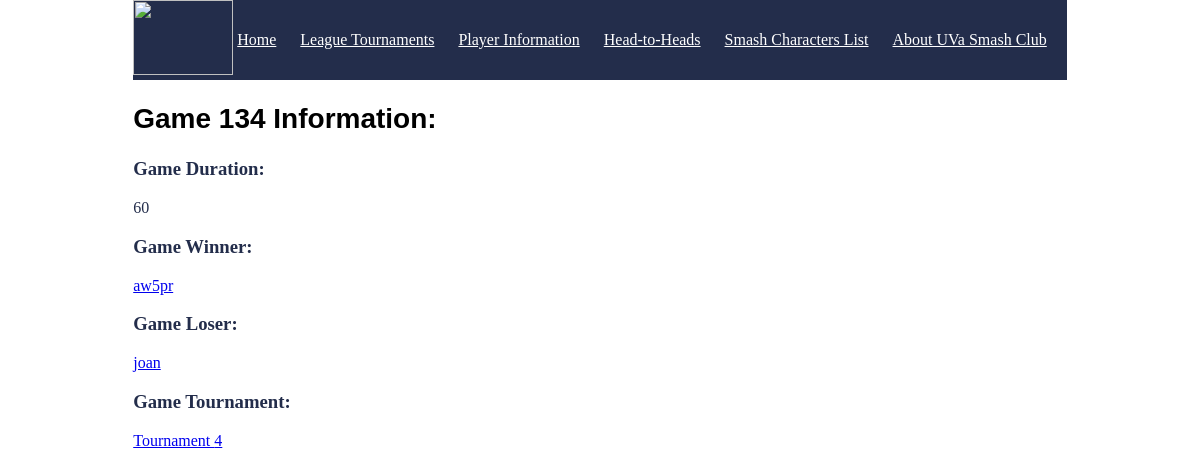
The page /game/134 on the database its author committed.
### tables this page shows
CREATE TABLE game (
	GameID int NOT NULL,
	Duration int,
	Winner tinytext,
	Loser tinytext,
	TourneyNum int,
	PRIMARY KEY (GameID),
	FOREIGN KEY (TourneyNum) REFERENCES tournament(TourneyNum),
	FOREIGN KEY (Winner) REFERENCES player(ComputingID),
	FOREIGN KEY (Loser) REFERENCES player(ComputingID)
);

### run.py (the view)
@app.route("/game/<int:GameID>")
def game_(GameID):
    connection_obj = sqlite3.connect('project.db')
    cursor_obj = connection_obj.cursor()
    cursor_obj.execute(f"SELECT * FROM game WHERE GameID = {GameID} LIMIT 1")
    game_info = cursor_obj.fetchone()
    if game_info is None:
        return "Tournament not found"
    connection_obj.close()
    return render_template("game.html", game_info=game_info)

### templates/game.html (shortened to what this page needs)
<!DOCTYPE html>
<html lang="en">
<head>
    <link rel="stylesheet" href='/css/main.css' />
</head>
<nav class="navigation-bar">
    <img src="{{url_for('static', filename='smashLogo.png')}}"  style="width:100px;height:75px;"/>
    <a href="/" >Home</a>
    <a href="/get-tournaments" >League Tournaments</a>
    <a href="/get-players">Player Information</a>
    <a href="/get-games">Head-to-Heads</a>
    <a href="/character">Smash Characters List</a>
    <a href="/about">About UVa Smash Club</a>
</nav>
<body>
<h2 style="color:Black;">Game <b>{{game_info[0]}}</b> Information:</h2>
    <h3>Game Duration: </h3>{{game_info[1]}}
    <h3>Game Winner:</h3> <a href="/player/{{game_info[2]}}"> {{game_info[2]}}  </a>
    <h3>Game Loser: </h3> <a href="/player/{{game_info[3]}}"> {{game_info[3]}}  </a>
    <h3>Game Tournament:</h3> <a href="/tournament/{{game_info[4]}}">Tournament {{game_info[4]}}  </a>
    <br/>
</body>
</html>

### css/main.css (style rules this page uses)
body { background: White; margin-top: 50px; margin-left: 100px; }
h2 { font-family: Verdana, Geneva, sans-serif; font-size: 1.75em; color: White; }
body { color: #232D4B; }
.navigation-bar { width: 100%; height: 80px; background-color: #232D4B; }
.navigation-bar > a { display: inline-block; vertical-align: top; margin-right: 20px; height: 40px; line-height: 80px; color: White; }
html { display: table; margin: auto; }
body { display: table-cell; vertical-align: middle; }

### rows shown on the page
game: GameID "134", Duration "60", Winner "aw5pr", Loser "joan", TourneyNum "4"
